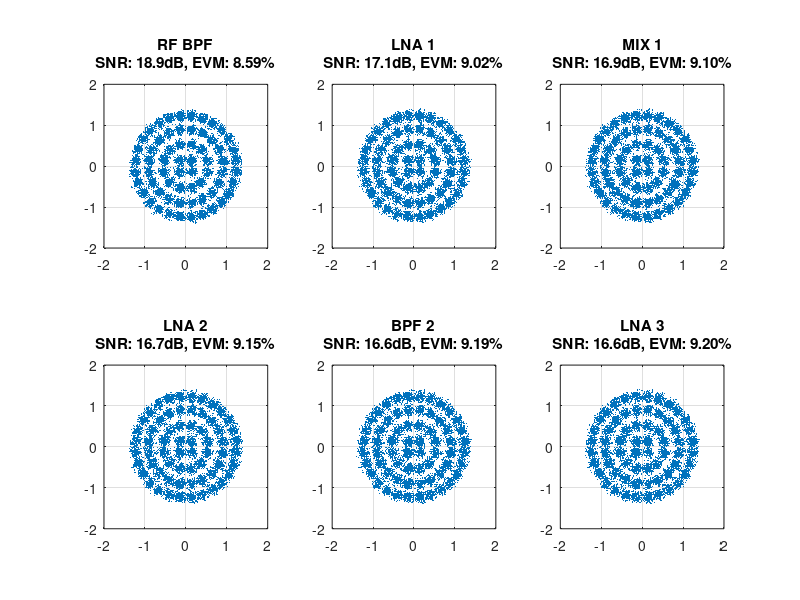

This chart was generated by the following MATLAB code:
% DVB-S2X 64-APSK Receiver Simulation in MATLAB
clear; clc; close all;

%% 1. Parameters
Rs = 10e6; % Symbol rate 10 Msps
sps = 8;   % Samples per symbol
fs = Rs * sps; % Sampling frequency
rolloff = 0.2;
numSym = 10000; % Number of symbols to simulate

% Derived Parameters
T0 = 290;
T_ant = 150;
k_B = 1.380649e-23;
B_noise = Rs * (1 + rolloff); % Noise bandwidth
P_noise_in_W = k_B * T_ant * B_noise;
P_noise_in_dBm = 10*log10(P_noise_in_W) + 30;
SNR_in_dB = 20;
P_sig_in_dBm = P_noise_in_dBm + SNR_in_dB;
P_sig_in_W = 10^((P_sig_in_dBm-30)/10);

%% 2. Generate Symbols (DVB-S2 64-APSK: 4-12-20-28)
% Radii ratios for typical DVB-S2 64-APSK
n_points_per_ring = [4, 12, 20, 28];
ring_radii = [1.0, 2.73, 4.52, 6.15]; 

% Build the 64-APSK constellation array
constellation = zeros(64, 1);
idx = 1;
for i = 1:length(n_points_per_ring)
    N = n_points_per_ring(i);
    % Offset of pi/N aligns points diagonally like the standard 64-APSK
    phases = (0:N-1) * (2*pi / N) + (pi / N);
    constellation(idx : idx + N - 1) = ring_radii(i) * exp(1j * phases);
    idx = idx + N;
end

% Normalize constellation
constellation = constellation / sqrt(mean(abs(constellation).^2));

% Generate random symbol indices and map to constellation
tx_data = randi([1 64], numSym, 1);
tx_sym = constellation(tx_data);

%% 3. Pulse Shaping (RRC) Fallback
span = 6; % Symbol span for RRC
t = -span/2:1/sps:span/2;
rrcFilter = zeros(size(t));
for i = 1:length(t)
    if t(i) == 0.0
        rrcFilter(i) = 1.0 - rolloff + 4*rolloff/pi;
    elseif abs(abs(t(i)) - 1/(4*rolloff)) < 1e-6
        rrcFilter(i) = (rolloff/sqrt(2))*((1+2/pi)*sin(pi/(4*rolloff)) + (1-2/pi)*cos(pi/(4*rolloff)));
    else
        num = sin(pi*t(i)*(1-rolloff)) + 4*rolloff*t(i).*cos(pi*t(i)*(1+rolloff));
        den = pi*t(i).*(1-(4*rolloff*t(i)).^2);
        rrcFilter(i) = num / den;
    end
end
rrcFilter = rrcFilter / norm(rrcFilter);

tx_sig = zeros(length(tx_sym)*sps + length(rrcFilter) - 1, 1);
for i = 1:length(tx_sym)
    idx = (i-1)*sps + 1;
    tx_sig(idx:idx+length(rrcFilter)-1) = tx_sig(idx:idx+length(rrcFilter)-1) + tx_sym(i) * rrcFilter.';
end

% Set input power
tx_sig = tx_sig / sqrt(mean(abs(tx_sig).^2)); % Use RMS power
sig_in = tx_sig * sqrt(P_sig_in_W);

%% 4. Define Stages
stages = {
    'RF BPF', -1.66, 0.6;
    'LNA 1',   15.0, 0.9;
    'IRF',    -0.4,  0.4;
    'MIX 1',  -3.0,  3.0;
    'IF 1 BPF',-0.4, 0.4;
    'LNA 2',   14.0, 0.9;
    'MIX 2 BB',-7.4, 7.4;
    'BPF 2',  -2.2,  2.2;
    'LNA 3',   24.0, 0.5
};

numStages = size(stages, 1);
sig_current = sig_in;

noise_in = sqrt(P_noise_in_W / 2) * (randn(size(sig_in)) + 1j*randn(size(sig_in)));
rx_chain = sig_current + noise_in;

N_t0 = k_B * T0 * B_noise;
N_current = P_noise_in_W;
Gain_total_lin = 1.0;

fprintf('\n=== Receiver Chain Metrics ===\n');
fprintf('%-15s | %-10s | %-10s | %-10s | %-10s\n', 'Stage', 'SNR (dB)', 'EVM (%)', 'Gain (dB)', 'P_sig (dBm)');

results_sig = cell(numStages, 1);
results_snr = zeros(numStages, 1);
results_evm = zeros(numStages, 1);

for i = 1:numStages
    name = stages{i, 1};
    g_db = stages{i, 2};
    nf_db = stages{i, 3};
    
    g_lin = 10^(g_db/10);
    f_lin = 10^(nf_db/10);
    
    % Signal Amplification
    rx_chain = rx_chain * sqrt(g_lin);
    Gain_total_lin = Gain_total_lin * g_lin;
    
    % Add Stage Noise
    % Noise added by a component at its own output is k*T0*B * G_local * (F_local - 1)
    P_added = N_t0 * g_lin * (f_lin - 1);
    local_noise = sqrt(P_added / 2) * (randn(size(rx_chain)) + 1j*randn(size(rx_chain)));
    rx_chain = rx_chain + local_noise;
    
    % Update Noise Floor for SNR Tracking
    N_current = N_current * g_lin + P_added;
    P_sig_curr = P_sig_in_W * Gain_total_lin;
    snr_curr = 10*log10(P_sig_curr / N_current);
    
    % RX Filtering & EVM Eval
    rx_filt = conv(rx_chain, rrcFilter);
    rx_filt = rx_filt(1:sps:end);
    
    % Auto-align using cross-correlation
    [xc, lags] = xcorr(rx_filt(1:min(length(rx_filt), 2000)), tx_sym(1:500));
    [~, max_idx] = max(abs(xc));
    opt_delay = lags(max_idx);
    
    if opt_delay < 0
        opt_delay = span; % Fallback
    end
    
    eval_len = numSym - opt_delay;
    rx_sym = rx_filt(opt_delay + 1 : opt_delay + eval_len);
    tx_eval = tx_sym(1:eval_len);
    
    % Optimal phase & gain scaling
    alpha = (tx_eval' * rx_sym) / (rx_sym' * rx_sym);
    rx_sym_norm = rx_sym * alpha;
    
    evm = sqrt(mean(abs(rx_sym_norm - tx_eval).^2) / mean(abs(tx_eval).^2)) * 100;
    
    results_sig{i} = rx_sym_norm;
    results_snr(i) = snr_curr;
    results_evm(i) = evm;
    
    fprintf('%-15s | %10.2f | %10.2f | %10.2f | %10.2f\n', name, snr_curr, evm, g_db, 10*log10(P_sig_curr)+30);
end

% Check baseband output against 1Vpp targeted gain logic
BB_vpp = 2 * sqrt(2 * P_sig_in_W * Gain_total_lin * 50); % Approx Vpp on 50 ohms
fprintf('\nFinal Vpp on 50 Ohms: %.3f V\n', BB_vpp);

%% 6. Plot Constellations
f = figure('Name', 'Receiver Stage Constellations', 'Position', [100, 100, 1200, 800], 'Visible', 'off');
plot_idx = [1, 2, 4, 6, 8, 9]; % Select key stages to plot
for k = 1:length(plot_idx)
    idx = plot_idx(k);
    subplot(2, 3, k);
    plot(real(results_sig{idx}), imag(results_sig{idx}), '.', 'MarkerSize', 2);
    title(sprintf('%s\nSNR: %.1fdB, EVM: %.2f%%', stages{idx,1}, results_snr(idx), results_evm(idx)));
    grid on; axis square;
    xlim([-2 2]); ylim([-2 2]);
end
saveas(f, 'matlab_constellations.png');
disp('Saved constellations to matlab_constellations.png');
